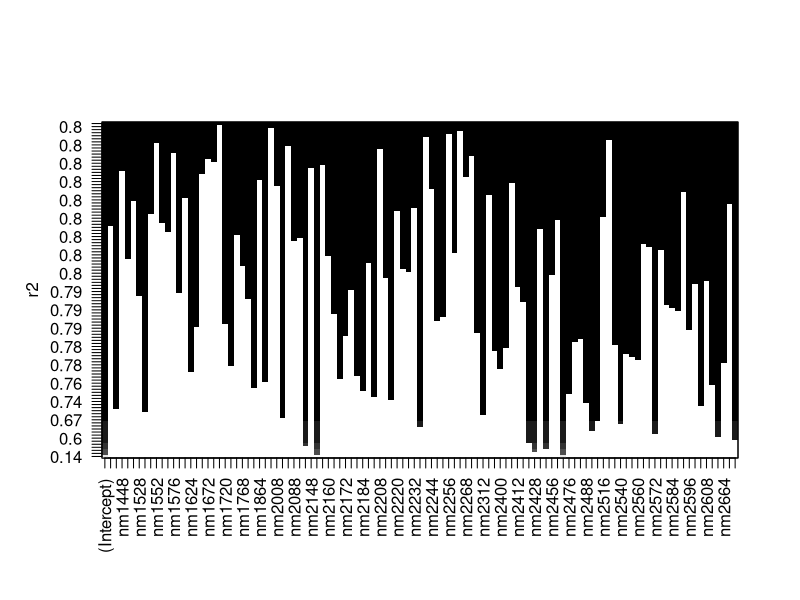

Write R code to recreate this figure. (Note: this script raises an error after producing the figure.)
library(leaps)

nir.data <- read.csv("NIR.csv", sep = ";", header=TRUE)
head(nir.data)
ncol(nir.data)

is.data.frame(nir.data)

#nir.model <- regsubsets(y=nir.data[,2], x=nir.data[,4:ncol(nir.data)], really.big = TRUE)

selectFeatures <- function(m){ #m matrix mit allein einflussgroessen
  resultDF <- data.frame(matrix(ncol=0, nrow=nrow(m)))
  for(i in seq(1, ncol(m), 2)){ # Spaltenindex
    if (i >= ncol(m)) {
      resultDF <- cbind(resultDF, m[,i,drop=FALSE])
      return(resultDF)
    }
    
    difference <- abs(sum((m[i] - m[i+1])) / nrow(m))
    
    if(difference >= 0.001){
      resultDF <- cbind(resultDF, m[,i:(i+1)])
      
    }
    else{
      resultDF <- cbind(resultDF, m[,i,drop=FALSE])
    }
  }
  return(resultDF)
}

help <- selectFeatures(nir.data[,4:ncol(nir.data), drop=FALSE])
ncol(help)
head(help)
help2 <- selectFeatures(help)
ncol(help2)
help3 <- selectFeatures(help2)
ncol(help3)
help4 <- selectFeatures(help3)
ncol(help4)
help5 <- selectFeatures(help4)
ncol(help5)
help6 <- selectFeatures(help5)
ncol(help6)
help7 <- selectFeatures(help6)
ncol(help7)
help8 <- selectFeatures(help7)
ncol(help8)


nir.model <- regsubsets(y=nir.data[,2], x=help8, nvmax=ncol(help8)+1, method="backward", really.big = TRUE)
subsetForModel <- which.min(summary(nir.model)$cp)
subsetM <- summary(nir.model)$which

sum(subsetM[32,])

plot(nir.model, scale="r2")


lm1 <- lm(y=nir.data[,2], x)
  
  
  
#second step

variabilityWithMean <- function(m2){
  resultMatrix <- matrix(nrow=nrow(m2), ncol=0)
  for(i in 1:ncol(m2)){
    innerDifference <- (max(m2[,i]) - min(m2[,i])) / mean(m2[,i])
    if(innerDifference > 0.001){
      resultMatrix <- cbind(resultMatrix, m2[,i])
    }
  }
  return(resultMatrix)
}

variability <- function(m2){
  resultMatrix <- matrix(nrow=nrow(m2), ncol=0)
  for(i in 1:ncol(m2)){
    innerDifference <- max(m2[,i]) - min(m2[,i])
    if(innerDifference > 0.001){
      resultMatrix <- cbind(resultMatrix, m2[,i])
    }
  }
  return(resultMatrix)
}

help9 <- variabilityWithMean(help8)
ncol(help9)
help10 <- variabilityWithMean(help9)
ncol(help10)

help9 <- variability(help8)
ncol(help9)
help10 <- variability(help9)
ncol(help10)
